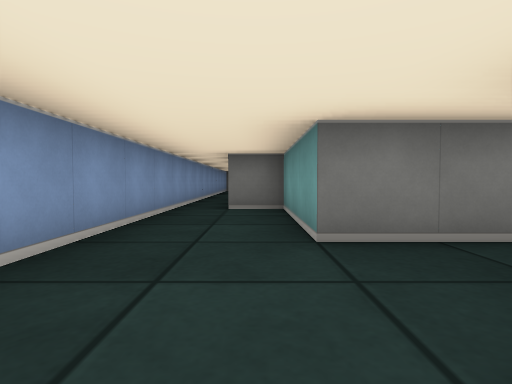
View 1 (above)

24 first-person views from a walk through a cub3D level. The camera is about half as high as the walls, tilts 2° down and sees 80° across. The floor is counted in squares. Each view is taken from the middle of a square. On the plan, view 1 faces up. The plan holds only what a view shows up to about 9 squares ahead; the rest is blank. The place goes on beyond the plan.

View 2
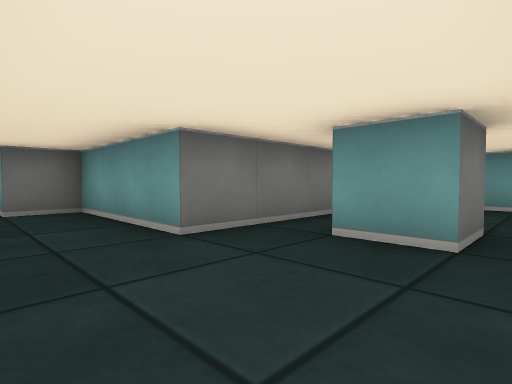

View 3
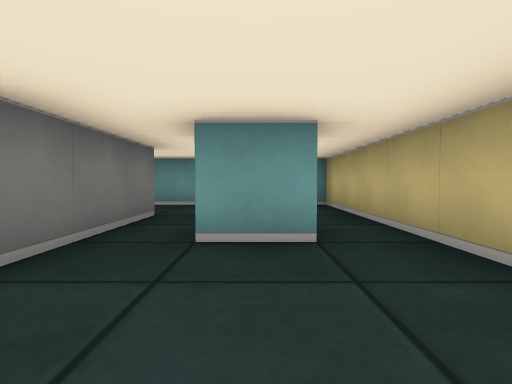

View 4
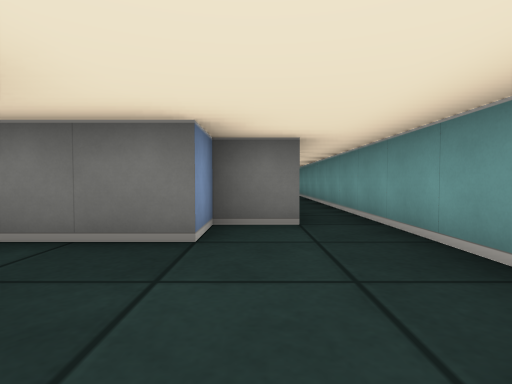

View 5
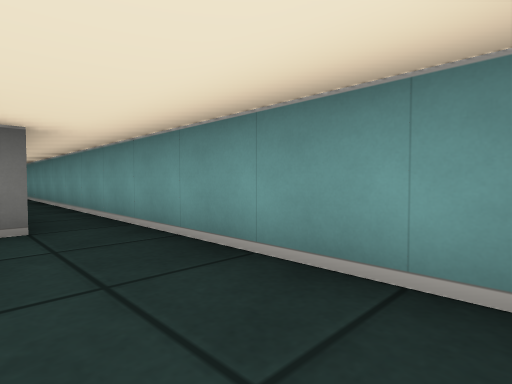

View 6
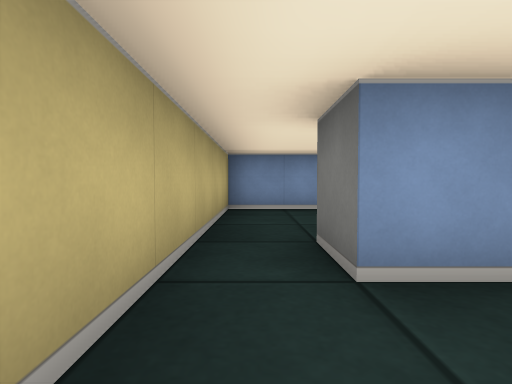

View 7
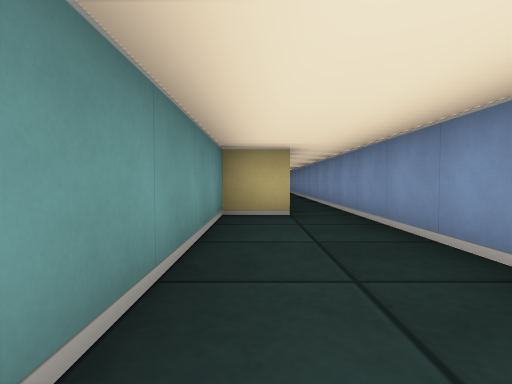

View 8
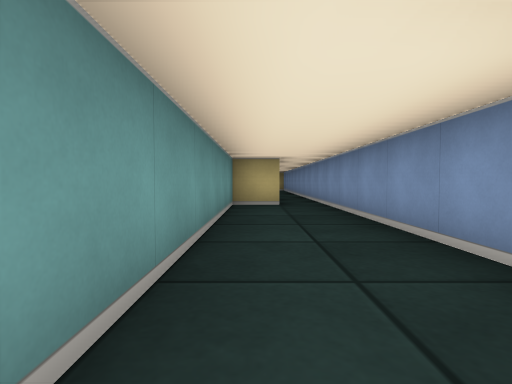

View 9
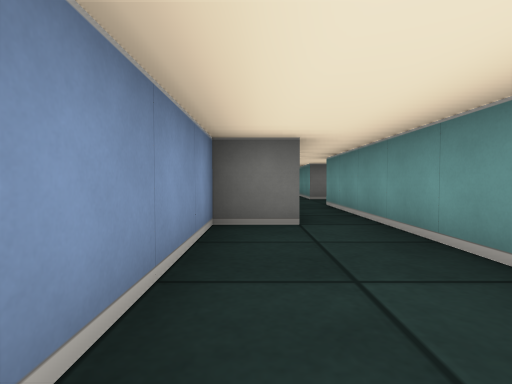

View 10
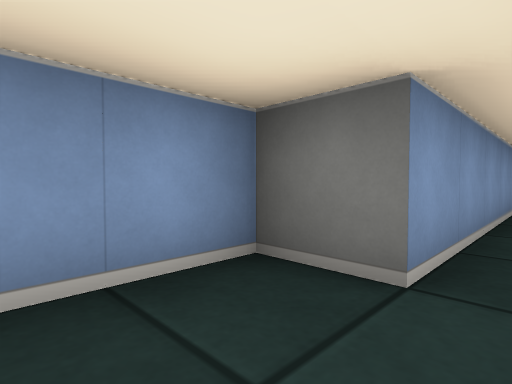

View 11
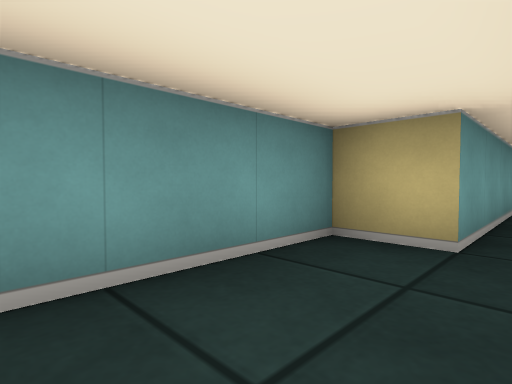

View 12
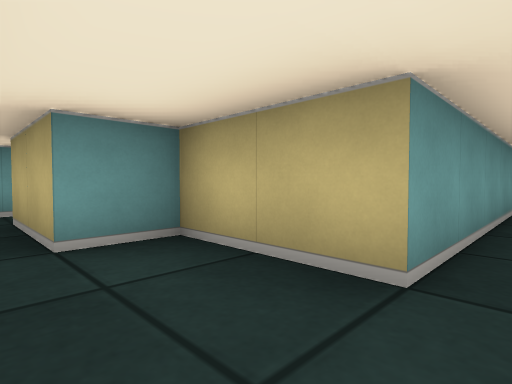

View 13
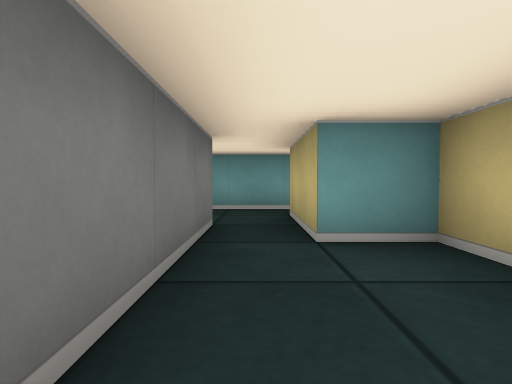

View 14
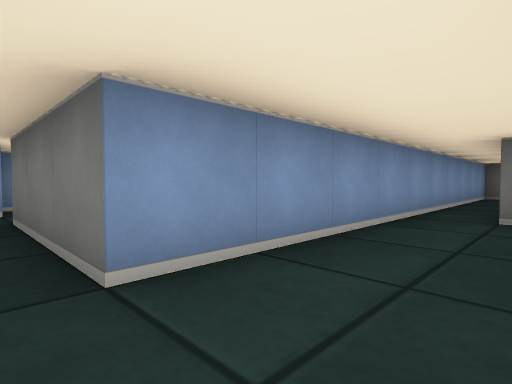

View 15
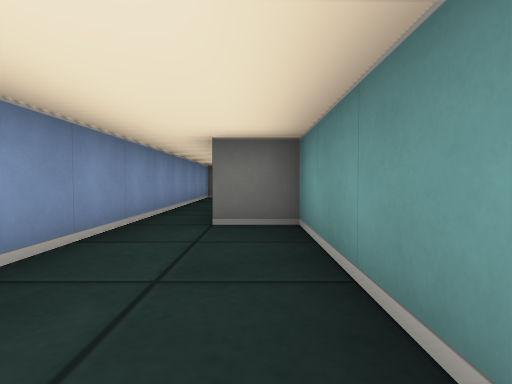

View 16
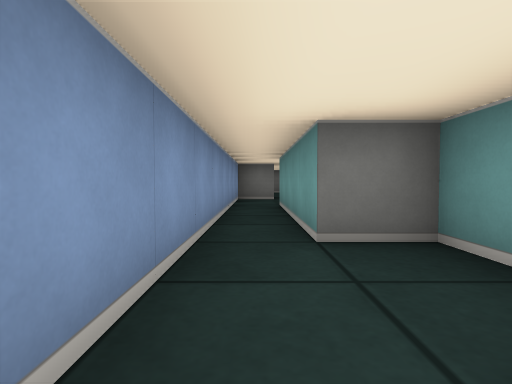

View 17
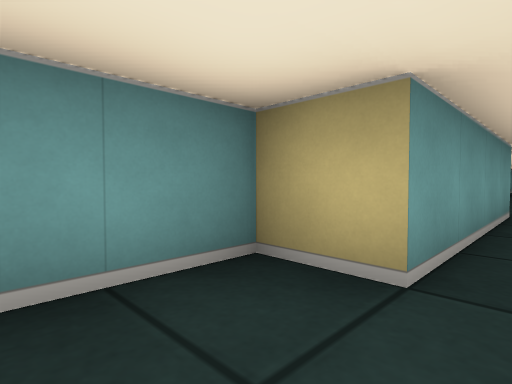

View 18
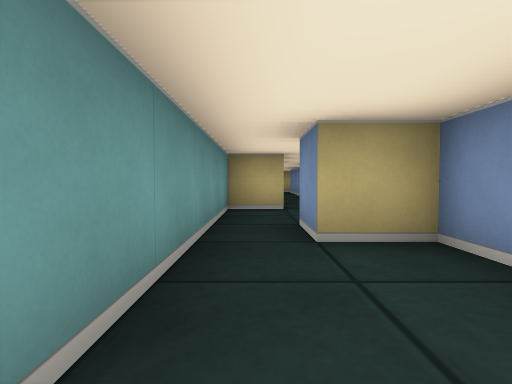

View 19
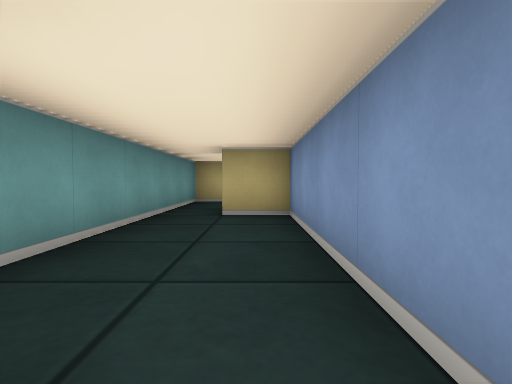

View 20
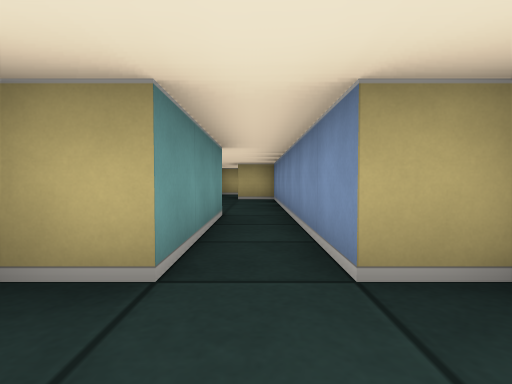

View 21
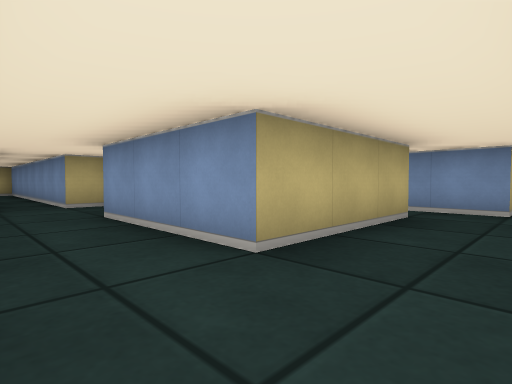

View 22
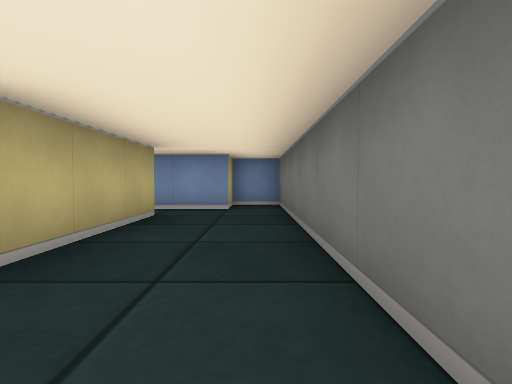

View 23
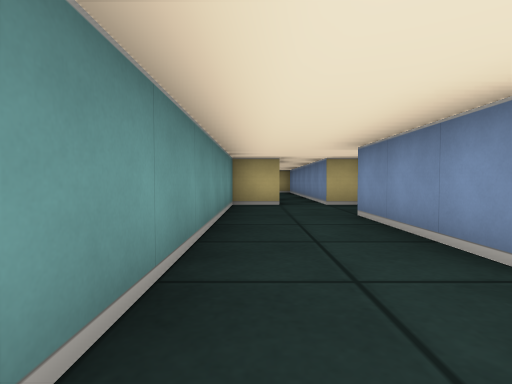

View 24
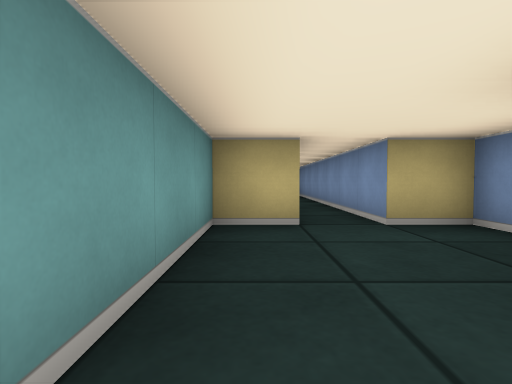

### Floor plan
Ten units are one square. View 1 is at (0, 0); x grows to the right and y downward. Boxes are objects, and circles mark ways between rooms. Rooms are numbered by the first view taken in them; rooms with no view inside come last. Other rooms are left out.
<svg viewBox="-20 -460 80 470">
<path fill="none" stroke="#000" d="M25 -14 25 -5 15 -5 15 -15M46 -35 35 -35 35 -25 5 -25 5 -55 -5 -55 -5 -95M-15 -95 -15 5 55 5 55 -65M-5 -95 5 -95 5 -185M-5 -184 -5 -155 -15 -155 -15 -95M5 -185 25 -185 25 -195 35 -195M-5 -206 -5 -184M35 -205 5 -205M35 -195 45 -195M55 -194 55 -245 45 -245 45 -285M35 -285 35 -205M45 -285 55 -285 55 -315M45 -315 45 -305 35 -305 35 -285M45 -355 45 -385M55 -315 55 -342M35 -385 35 -315 45 -315M45 -455 -15 -455 -15 -445 -5 -445 -5 -431M4 -435 35 -435 35 -405M25 -391 25 -385 35 -385M45 -385 55 -385 55 -445"/>
<circle cx="-10" cy="-100" r="3" fill="#2a7"/>
<circle cx="0" cy="-180" r="3" fill="#2a7"/>
<circle cx="30" cy="-200" r="3" fill="#2a7"/>
<circle cx="40" cy="-280" r="3" fill="#2a7"/>
<circle cx="50" cy="-310" r="3" fill="#2a7"/>
<circle cx="40" cy="-380" r="3" fill="#2a7"/>
<text x="20" y="-20">1</text>
<text x="0" y="-130">2</text>
<text x="10" y="-200">3</text>
<text x="40" y="-230">4</text>
<text x="50" y="-300">5</text>
<text x="40" y="-340">6</text>
<text x="40" y="-430">7</text>
</svg>
Room 1 opens to room 2. Room 2 opens to room 3. Room 3 opens to room 4. Room 4 opens to room 5. Room 5 opens to room 6. Room 6 opens to room 7.

Where each view was taken, in squares from view 1:
view 1: 0 up, 0 right, facing up
view 2: 0 up, 1 left, facing up-right
view 3: 1 up, 1 left, facing right
view 4: 0 up, 4 right, facing up
view 5: 0 up, 4 right, facing up-right
view 6: 0 up, 4 right, facing left
view 7: 14 up, 0 right, facing down
view 8: 16 up, 0 right, facing down
view 9: 12 up, 1 left, facing up
view 10: 14 up, 0 right, facing up-left
view 11: 12 up, 1 left, facing down-right
view 12: 20 up, 0 right, facing down-right
view 13: 20 up, 0 right, facing right
view 14: 20 up, 5 right, facing up-left
view 15: 21 up, 5 right, facing up
view 16: 22 up, 4 right, facing up
view 17: 30 up, 4 right, facing down-right
view 18: 34 up, 5 right, facing down
view 19: 36 up, 4 right, facing down
view 20: 40 up, 4 right, facing down
view 21: 45 up, 5 right, facing down-left
view 22: 45 up, 5 right, facing left
view 23: 45 up, 5 right, facing down
view 24: 42 up, 5 right, facing down
